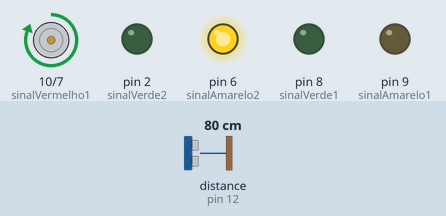
Bench run of a sketch on a simulated Arduino Uno, built with avr-gcc and run on an emulated ATmega328P. Parts: motor-driver pin pairs drawn as motors (green arrow = first pin HIGH = forward, orange = second pin HIGH = backward, longer = more drive), output pins drawn as LEDs (lit = HIGH). Wiring (inferred from the names in the program): ultrasonic range finder: trigger pin 13; echo pin 12. The test bench sets the inputs (shaded band); at power-on: distance to the obstacle (sensor on pin 12) 80 cm. The echo pulse lasts 58.3 µs per cm; pins used as bus, display or sensor lines are not drawn.

Above: at 13.4 s.
13.5 s: distance to the obstacle (sensor on pin 12) set to 33 cm
18.0 s: distance to the obstacle (sensor on pin 12) set to 27 cm
At 19.1 s:
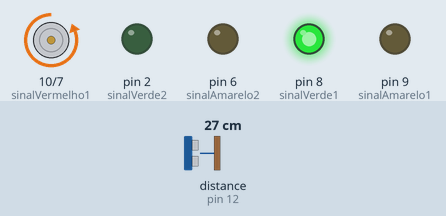
22.5 s: distance to the obstacle (sensor on pin 12) set to 35 cm
At 30.5 s:
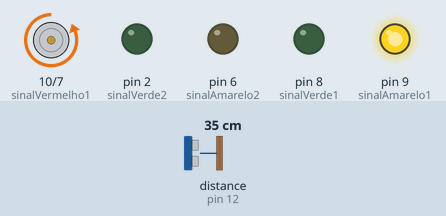
At 34.1 s:
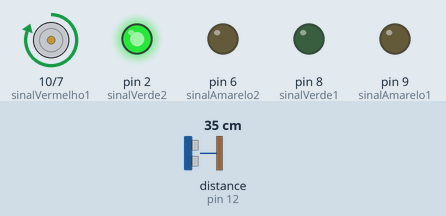
Timing chart, 0 to 35.6 s (numbered marks = the images above; inputs shaded):
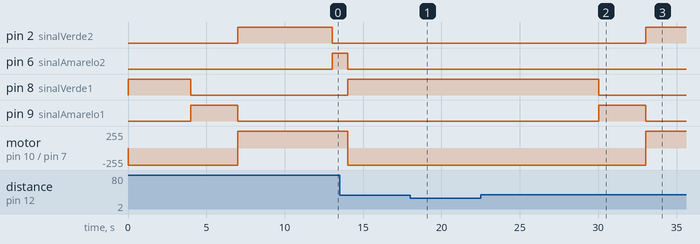

The sketch:

codigoarduino.ino
```cpp
// Linguagem C++ code
//Projeto: Sémaforo inteligente que detecta ambulâncias em emergencia
// e prioriza a passagem
//Autores: Grupo 4
//Ana Júlia, Gustavo Schimming, Maria Eduarda Vieira,
//Maria Eduarda Vilela, Victor Hugo.
//Arduino Uno e sensor de presença ultrassonico HC-SR04

/////////////////////////////////////////////////////////////////

// Declaração e armazenamento de valores que não vão ser alterados
//Indica a porta em que estão inseridos os sinais dos semáforos

#define sinalVermelho1 10
#define sinalAmarelo1 9
#define sinalVerde1 8

#define sinalVermelho2 7
#define sinalAmarelo2 6
#define sinalVerde2 2

//Indica a porta em que está inserido o iniciador da medição
#define trigPin 13

// Indica a porta em que está inserido o receptor do retorno da onda sonora
#define echoPin 12

long duracao;// Armazena o tempo que o som levou para ir e voltar
float distancia;// Armazena a distãncia calculadas em centímetros


//Funcionalidade do sensor de presença ultrassonico

float medirDistancia() {
  // Para garantir que o trig inicie desligado

  digitalWrite(trigPin, LOW);
  // espera 2 microsegundos
  delayMicroseconds(2);

  //Envia pulso HIGH pro trig
  //Emite uma onda sonora
  digitalWrite(trigPin, HIGH);
  // espera 10 microsegundos
  delayMicroseconds(10);

  // Finaliza a emissão
  digitalWrite(trigPin, LOW);


  //Após isso, é feito a leitura da emissão
  //o pulseIn mede quanto tempo o echoPin ficou acesso.

  // a fórmula converte o tempo medido em cm
  //é necessário dividir a duração por dois pois o som vai até o objeto e volta
  //A velocidade do som é aprox 340m/s,convertendo pra cm/µs
  //1 segundo=1.000.000 microssegundos
  //340 m/s=34.000cm/s
  //34.000 cm/s/1.000.000 µs/s=0,034 cm/µs

  duracao = pulseIn(echoPin, HIGH);

return duracao * 0.034 / 2;
}


// Funções void criadas para organizar o estados dos semáforos
//Funções void fazem uma função

void semaforo1Verde() { //Função do sinal verde  1via

  digitalWrite(sinalVerde1, HIGH);//Verde 1 acesso
  digitalWrite(sinalAmarelo1, LOW);//Amarelo1 desligado
  digitalWrite(sinalVermelho1, LOW);//Vermelho 1 desligado

  digitalWrite(sinalVerde2, LOW);//Verde 2 desligado
  digitalWrite(sinalAmarelo2, LOW);//Amarelo2 desligado
  digitalWrite(sinalVermelho2, HIGH);//vermelho 2 ligado
}

void semaforo1Amarelo() {// Função do sinal amarelo 1 via

  digitalWrite(sinalVerde1, LOW);//Verde 1 desligado
  digitalWrite(sinalAmarelo1, HIGH);//Amarelo 1 ligado
  digitalWrite(sinalVermelho1, LOW);//Vermelho 1 desligado

  digitalWrite(sinalVerde2, LOW);//Verde 2 desligado
  digitalWrite(sinalAmarelo2, LOW);//Amarelo2 desligado
  digitalWrite(sinalVermelho2, HIGH);//Vermelho2 acesso
}

void semaforo2Verde() {//Função do sinal verde 2 via

  digitalWrite(sinalVerde2, HIGH);//verde 2 acesso
  digitalWrite(sinalAmarelo2, LOW);//amarelo 2 desligado
  digitalWrite(sinalVermelho2, LOW);//vermelho 2 desligado

  digitalWrite(sinalVerde1, LOW);//verde 1 desligado
  digitalWrite(sinalAmarelo1, LOW);//amarelo1 desligado
  digitalWrite(sinalVermelho1, HIGH);//vermelho 1 acesso
}

void semaforo2Amarelo() { //Função do sinal amarelo 2 via

  digitalWrite(sinalVerde2, LOW);//verde 2 desligado
  digitalWrite(sinalAmarelo2, HIGH);//amarelo2 acesso
  digitalWrite(sinalVermelho2, LOW);//vermelho 2 desligado

  digitalWrite(sinalVerde1, LOW);//verde 1 desligado
  digitalWrite(sinalAmarelo1, LOW);//amarelo1 desligado
  digitalWrite(sinalVermelho1, HIGH);//vermelho 1 acesso
}

//Função setup obrigatória para configurar os pinos e comunicação serial
//Inicialização
void setup() {
  //Configura os pinos leds como SAÍDA
  pinMode(sinalVermelho1, OUTPUT);
  pinMode(sinalAmarelo1, OUTPUT);
  pinMode(sinalVerde1, OUTPUT);

  pinMode(sinalVermelho2, OUTPUT);
  pinMode(sinalAmarelo2, OUTPUT);
  pinMode(sinalVerde2, OUTPUT);
  //Configura o pino trig do ultrassÔnico como SAÍDA
  pinMode(trigPin, OUTPUT);
  //Configuts o pino echo do ultrassônico como ENTRADA
  pinMode(echoPin, INPUT);

  //Inicia a comunicação serial com velocidade de 9600 bps
  Serial.begin(9600);
}

//Função que funciona infinitamente enquanto o arduíno estiver ligado
void loop() {

  //Essa parte verifica se foi detectado a presença de uma
  //ambulância em emergencia
  //Define a distância igual ao resultado da fórmula de duração
  distancia = medirDistancia();

   //Se a distância for menor do que 30

   if (distancia < 30) {
    // Então a função apresentada no void semaforol1Verde será
    //executada
    semaforo1Verde();

    delay(4000);
    //O comando retorno interrompe o ciclo atual da função
    // e faz com que o arduino volte a primeira linha do void loop
    //impedindo que continue executando as linhas de baixo
    return;
  }

  //Funcionamento dos semáforos normalmente

  semaforo1Verde();
  delay(4000); //Espera 4 segundos

  //Mas se a distância for menor do que 30, o sinal verde1 abre
  distancia = medirDistancia();
  if (distancia < 30) return;//Interrompe o ciclo


  semaforo1Amarelo();
  delay(3000);//Espera 1 segundo

  //Se a distância da ambulância for menor que 30,o sinal verde1 abre

  distancia = medirDistancia();
  if (distancia < 30) return; // Interrope o ciclo

  //Se a distância da ambulância for menor que 30,o sinal verde1 abre

  semaforo2Verde();
  delay(6000);//Espera 6 segundos

  //Se a distância da ambulância for menor que 30,o sinal verde1 abre


  distancia = medirDistancia();
  if (distancia < 30) return;

  semaforo2Amarelo();
  delay(1000);
}
```

Measured:
- the behaviour switches between 31 and 30 cm on distance to the obstacle (sensor on pin 12) (found by bisection; images 0 and 1)
- after the input at 18.0 s, pin 2 (sinalVerde2): stays LOW (without the input it goes to HIGH after 3.0 s); pin 8 (sinalVerde1): stays HIGH (without the input it goes to LOW after 0.03 s)
- after the input at 22.5 s, pin 2 (sinalVerde2): LOW → HIGH after 10.5 s; pin 8 (sinalVerde1): HIGH → LOW after 7.5 s; pin 9 (sinalAmarelo1): LOW → HIGH after 7.5 s, → LOW 3.0 s later; motor on pin 10 (sinalVermelho1) / pin 7 (sinalVermelho2): backward 255/255 → forward 255/255 after 10.5 s
